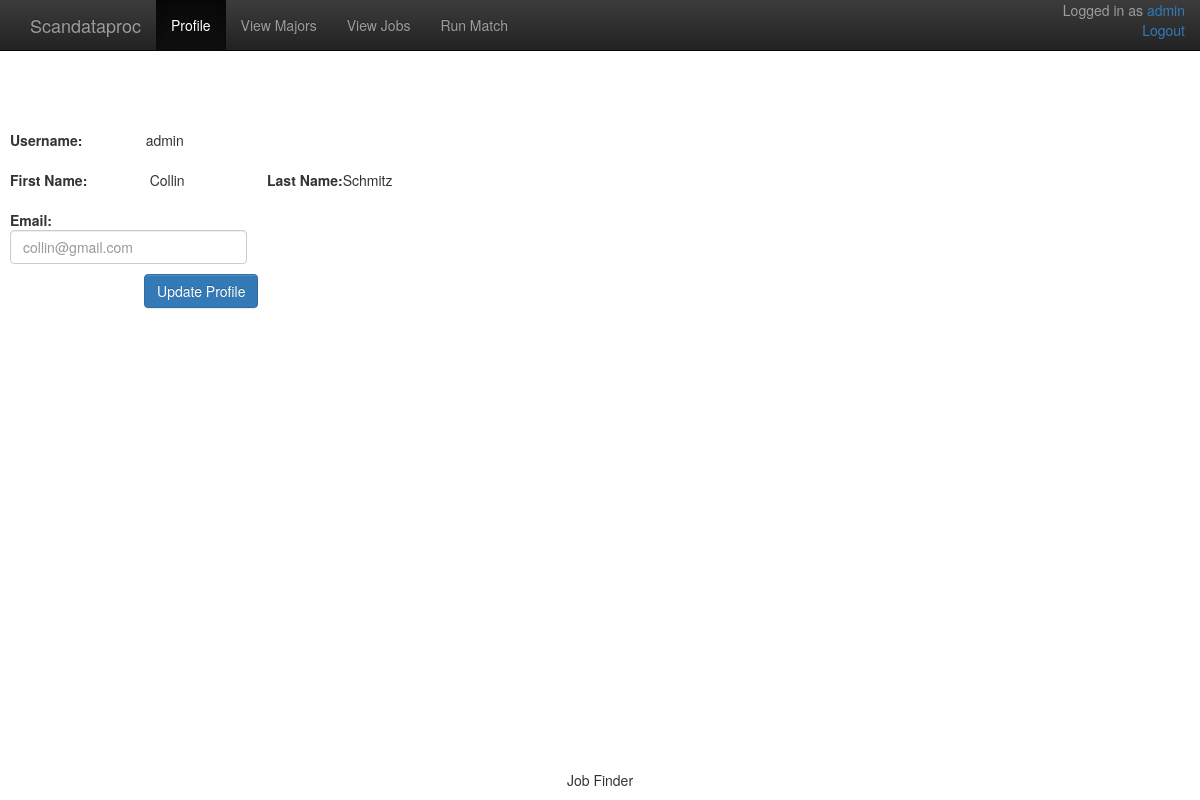
The app's page /profile (signed in) with its own data.
### db_model.py (models this page shows, shortened)
class User(db.Model):
    id = db.Column(db.Integer, primary_key=True)
    username = db.Column(db.String(50), unique=True)
    pwhash = db.Column(db.String())
    email = db.Column(db.String(120), nullable=True)
    firstName = db.Column(db.String())
    lastName = db.Column(db.String())
    current_session = db.Column(db.String())
    isAdmin = db.Column(db.Boolean, default=False)
    isFaculty = db.Column(db.Boolean, default=False)

### jobFinder.py (the view)
@app.route('/profile', methods=['GET', 'POST'])
def profile():
    thisProfile = []
    thisProfile.insert(0, {'username': current_user.username, 'email': current_user.email,
                           'firstName': current_user.firstName, 'lastName': current_user.lastName})
    return render_template('profile.html', user=current_user, userProfile=thisProfile)

### jobFinder.py (called while the page is built)
@login_manager.user_loader
def load_user(user_id):
    return db.session.query(User).get(user_id)

### templates/profile.html (shortened to what this page needs)
<!DOCTYPE html>
<html lang="en">
<head>
    <link rel="stylesheet" href="/static/bootstrap-theme.min.css">
    <link rel="stylesheet" href="/static/bootstrap.min.css">
    <link rel="stylesheet" href="https://cdnjs.cloudflare.com/ajax/libs/bootstrap3-dialog/1.34.7/css/bootstrap-dialog.min.css">
    <link href="/static/profile/profile.css" rel="stylesheet" type="text/css">
</head>
<body>
    <nav class="navbar navbar-inverse navbar-fixed-top">
        <div class="container">
            <div class="navbar-header">
                <a class="navbar-brand" href="login">
                    Scandataproc
                </a>
            </div>
            <div id="navbar" class="navbar-collapse collapse">
                <ul class="nav navbar-nav">
                    <li class="active">
                        <a href="profile">
                            Profile
                        </a>
                    </li>
                    <li>
                        <a href="main">
                            View Majors
                        </a>
                    </li>
                    <li>
                        <a href="jobs">
                            View Jobs
                        </a>
                    </li>
                    <li>
                        <a href="match">
                            Run Match
                        </a>
                    </li>
                </ul>
                <ul class="nav navbar-nav navbar-right">
                    <div class="margin-info pull-right">
                        <p class="margin-text" align="right" style="color: #9d9d9d">Logged in as <a href="/profile">{{ user.username }}</a>
                            <br/>
                            <a href="/logout">Logout</a>
                            <br/>
                        </p>
                    </div>
                </ul>
            </div>
        </div>
    </nav>
    <br/>
    <br/>
    <br/>
    <br/>
    <br/>
    <div class="text-center">
        <div class="proInfo" id="profileInfo">
            <table>
                <tbody class="thisProf">
                    <tr>
                        <td class="proCell"><b class="pull-left">Username:</b>{{ userProfile[0].username }}</td>
                    </tr>
                    <tr>
                        <td class="proCell"><b class="pull-left">First Name:</b>{{ userProfile[0].firstName }}</td>
                        <td class="proCell"><b class="pull-left">Last Name:</b>{{ userProfile[0].lastName }}</td>
                    </tr>
                    <tr>
                        <td class="proCell"><b class="pull-left">Email:</b><input type="text" class="form-control" placeholder='{{ userProfile[0].email }}' id="proEmail"></td>
                    </tr>
                </tbody>
            </table>
            <button class="btn btn-primary btn-md" onclick="updateProf()">Update Profile</button>
        </div>
    </div>
<footer>
    <div class="text-center">
        <p>Job Finder</p>
    </div>
</footer>
</body>
</html>

### static/profile/profile.css (style rules this page uses)
.proInfo { float: left; margin-right: 500px; margin-top: 20px; }
.proCell { padding: 10px; }
.margin-text { color: #9d9d9d; }
footer { position: absolute; left: 0; bottom: 0; height: 30px; width: 100%; }
body { margin: 0 0 30px; }
html { position: relative; min-height: 100%; }

### records on screen
User: username "admin", firstName "Collin", lastName "Schmitz", email "collin@gmail.com"
